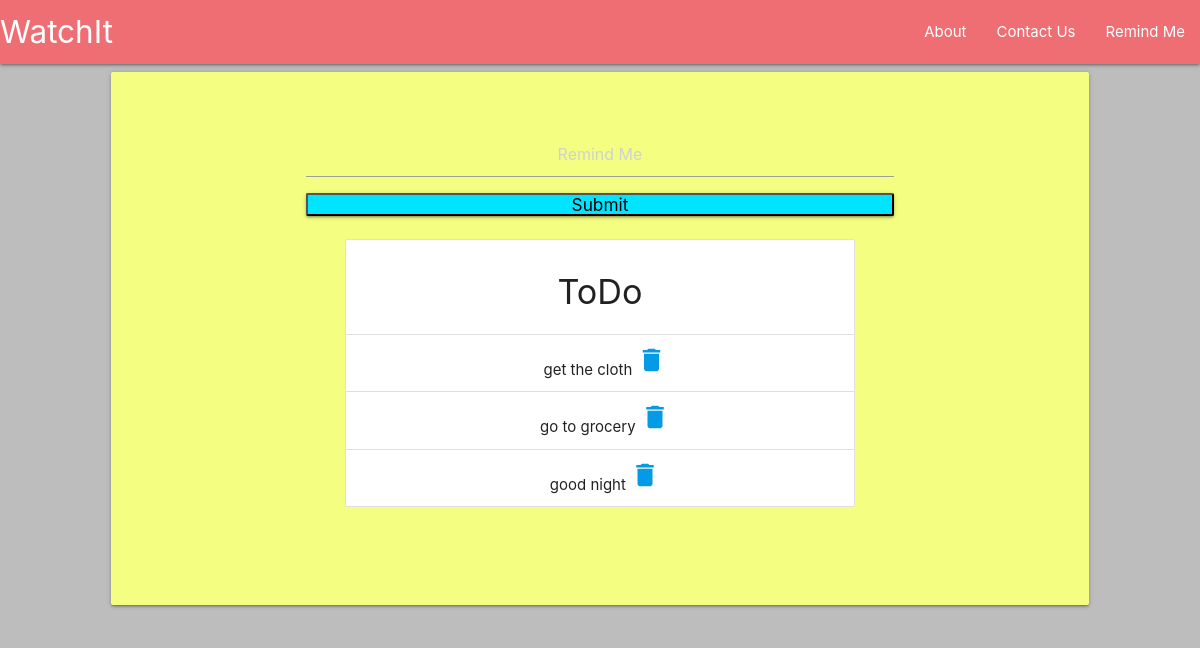
Before: / with the older database file.
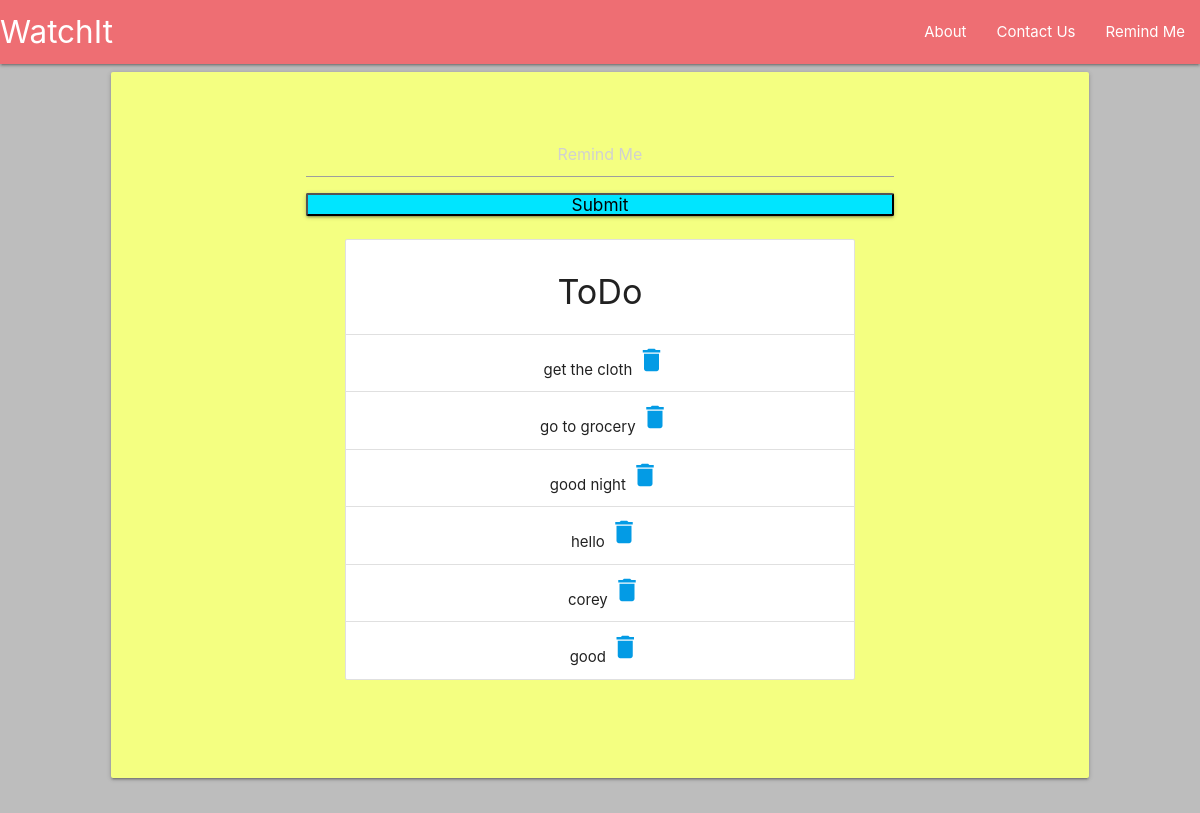
After: the same page with the newer database file.
### records/models.py (models this page shows, shortened)
class RecordList(models.Model) :
    todo = models.CharField(max_length=200)

### records/views.py (the view, shortened to what this page needs)
# urls.py: path('', views.recordListView, name='todoList'),
def recordListView(request) :
    items = RecordList.objects.all()
    return render(request, 'index.html', {'items' : items})

### templates/index.html (shortened to what this page needs)
{% load static %}
<!DOCTYPE html>
<html lang="en">
<head>
    <link rel="stylesheet" href="https://cdnjs.cloudflare.com/ajax/libs/materialize/1.0.0/css/materialize.min.css">
</head>
<body bgcolor="#bdbdbd">
    <nav>
        <div class="nav-wrapper">
            <a href="#" class="brand-logo">WatchIt</a>
            <ul id="nav-mobile" class="right">
                <li><a href="#">About</a></li>
                <li><a href="#">Contact Us</a></li>
                <li><a href="{% url 'records:create' %}">Remind Me</a></li>
            </ul>
        </div>
    </nav>
    <div class="row">
        <div class="col s12 m10 offset-m1 ">
            <div class="card card-panel lime accent-1" >
                <div class="card-content">
                    <form action="" method="POST">
                        <input type="text" name="item" placeholder="Remind Me" class="col s8 offset-s2 center-align">
                        <h6><input type="submit" placeholder="Save" class="col s8 offset-s2 center-align card-panel cyan accent-3"></h6>
                    </form>
                    <div class="section">
                        <div class="container">
                            <div class="row">
                                <div class="col s10 offset-s1">
                                    <ul class="collection with-header">
                                        <li class="collection-header center-align"><h4>ToDo</h4></li>
                                        {% for item in items %}
                                        <li class="collection-item center-align">{{item.todo}}
                                            <span><a href="delete/{{item.pk}}"><i class="left-align small material-icons">delete</i></a></span>
                                        </li>
                                        {% endfor %}
                                    </ul>
                                </div>
                            </div>
                        </div>
                    </div>
                </div>
            </div>
        </div>
    </div>
</body>
</html>

Changed rows visible on the page:
added RecordList: todo "hello"
added RecordList: todo "corey"
added RecordList: todo "good"
